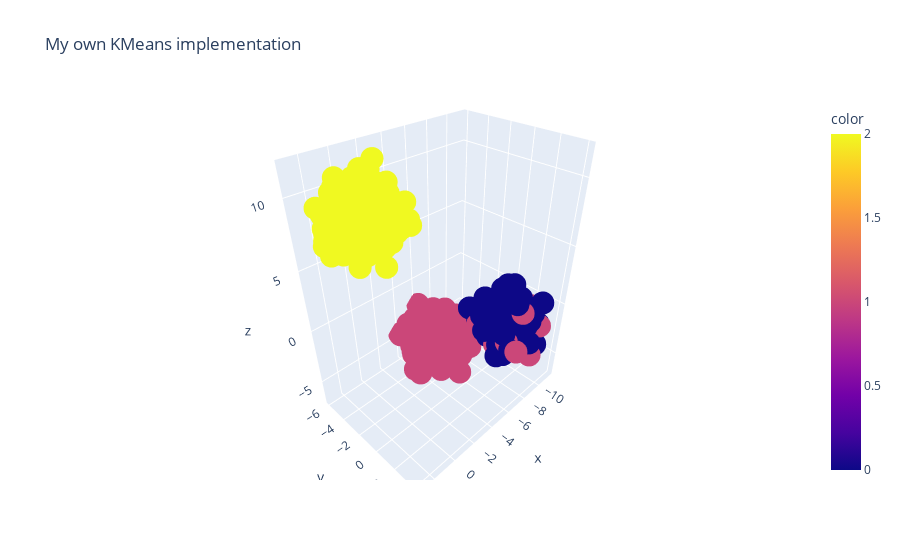

Notebook cell for this chart:
### Code cell
fig = px.scatter_3d(blobs, x = blobs[:,0], y = blobs[:,1], z = blobs[:,2], color=kmeans2.labels_, title = "My own KMeans implementation")
fig.show()

### Figure 1 — Plotly figure (JSON) as saved in the notebook; plotly's stock layout.template omitted (floating-point values rounded to 4 significant figures; data arrays with more than 128 entries replaced by an {"elided": "..."} marker saying what was removed)
{"data": [{"hovertemplate": "x=%{x}<br>y=%{y}<br>z=%{z}<br>color=%{marker.color}<extra></extra>", "legendgroup": "", "marker": {"color": {"elided": "1000 int values"}, "coloraxis": "coloraxis", "symbol": "circle"}, "mode": "markers", "name": "", "scene": "scene", "showlegend": false, "type": "scatter3d", "x": {"elided": "1000 float values"}, "y": {"elided": "1000 float values"}, "z": {"elided": "1000 float values"}}], "layout": {"autosize": true, "coloraxis": {"colorbar": {"title": {"text": "color"}}, "colorscale": [[0, "#0d0887"], [0.1111, "#46039f"], [0.2222, "#7201a8"], [0.3333, "#9c179e"], [0.4444, "#bd3786"], [0.5556, "#d8576b"], [0.6667, "#ed7953"], [0.7778, "#fb9f3a"], [0.8889, "#fdca26"], [1, "#f0f921"]]}, "legend": {"tracegroupgap": 0}, "scene": {"aspectmode": "auto", "aspectratio": {"x": 1.034, "y": 0.7285, "z": 1.328}, "domain": {"x": [0, 1], "y": [0, 1]}, "xaxis": {"title": {"text": "x"}, "type": "linear"}, "yaxis": {"title": {"text": "y"}, "type": "linear"}, "zaxis": {"title": {"text": "z"}, "type": "linear"}}, "title": {"text": "My own KMeans implementation"}}}
